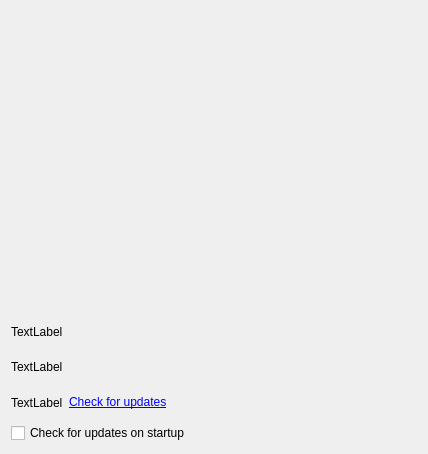
<?xml version="1.0" encoding="UTF-8"?>
<ui version="4.0">
 <class>MainDialog</class>
 <widget class="QDialog" name="MainDialog">
  <property name="geometry">
   <rect>
    <x>0</x>
    <y>0</y>
    <width>428</width>
    <height>454</height>
   </rect>
  </property>
  <property name="minimumSize">
   <size>
    <width>0</width>
    <height>0</height>
   </size>
  </property>
  <property name="windowTitle">
   <string>KytyPS5 Launcher</string>
  </property>
  <property name="locale">
   <locale language="English" country="UnitedStates"/>
  </property>
  <layout class="QGridLayout" name="gridLayout">
   <item row="0" column="0">
    <layout class="QVBoxLayout" name="verticalLayout_5">
     <item>
      <layout class="QHBoxLayout" name="horizontalLayout_3">
       <item>
        <layout class="QVBoxLayout" name="verticalLayout_3">
         <item>
          <widget class="ConfigurationListWidget" name="widget" native="true">
           <property name="sizePolicy">
            <sizepolicy hsizetype="MinimumExpanding" vsizetype="Preferred">
             <horstretch>0</horstretch>
             <verstretch>0</verstretch>
            </sizepolicy>
           </property>
           <property name="minimumSize">
            <size>
             <width>400</width>
             <height>300</height>
            </size>
           </property>
          </widget>
         </item>
        </layout>
       </item>
      </layout>
     </item>
     <item>
      <layout class="QVBoxLayout" name="verticalLayout_4">
       <item>
        <widget class="QLabel" name="label_settings_file">
         <property name="text">
          <string>TextLabel</string>
         </property>
        </widget>
       </item>
       <item>
        <widget class="QLabel" name="label_Interpreter">
         <property name="frameShape">
          <enum>QFrame::NoFrame</enum>
         </property>
         <property name="frameShadow">
          <enum>QFrame::Sunken</enum>
         </property>
         <property name="text">
          <string>TextLabel</string>
         </property>
        </widget>
       </item>
       <item>
        <layout class="QHBoxLayout" name="versionLayout">
         <item>
          <widget class="QLabel" name="label_Version">
           <property name="text">
            <string>TextLabel</string>
           </property>
          </widget>
         </item>
         <item>
          <widget class="QLabel" name="check_updates_link">
           <property name="text">
            <string>&lt;a href=&quot;check&quot;&gt;Check for updates&lt;/a&gt;</string>
           </property>
           <property name="textFormat">
            <enum>Qt::RichText</enum>
           </property>
          </widget>
         </item>
         <item>
          <spacer name="versionSpacer">
           <property name="orientation">
            <enum>Qt::Horizontal</enum>
           </property>
           <property name="sizeHint" stdset="0">
            <size>
             <width>40</width>
             <height>20</height>
            </size>
           </property>
          </spacer>
         </item>
        </layout>
       </item>
       <item>
        <widget class="QCheckBox" name="check_updates_on_startup">
         <property name="text">
          <string>Check for updates on startup</string>
         </property>
        </widget>
       </item>
      </layout>
     </item>
    </layout>
   </item>
  </layout>
 </widget>
 <layoutdefault spacing="6" margin="11"/>
 <customwidgets>
  <customwidget>
   <class>ConfigurationListWidget</class>
   <extends>QWidget</extends>
   <header>configurationListWidget.h</header>
   <container>1</container>
  </customwidget>
 </customwidgets>
 <resources/>
 <connections/>
 <buttongroups>
  <buttongroup name="buttonGroup_Console"/>
 </buttongroups>
</ui>
